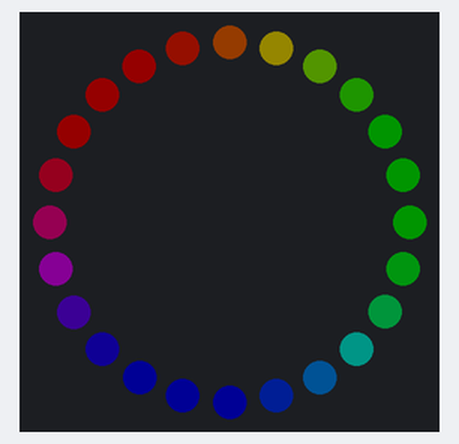
Bench run of a sketch on a simulated Arduino Uno, built with avr-gcc and run on an emulated ATmega328P. On the bench: 24 RGB LEDs in a ring, first at the top, clockwise. Dim RGB values are drawn brighter than linear.

Above: at 1.24 s.
At 3.88 s:
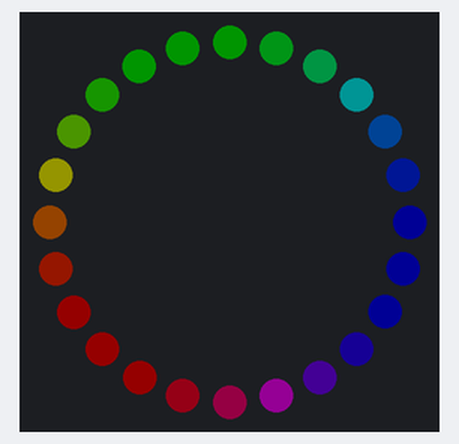
At 5.85 s:
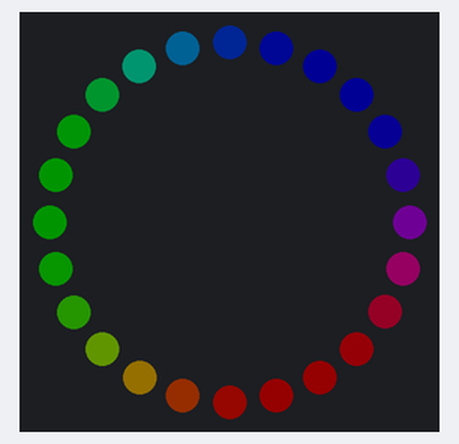
At 10.34 s:
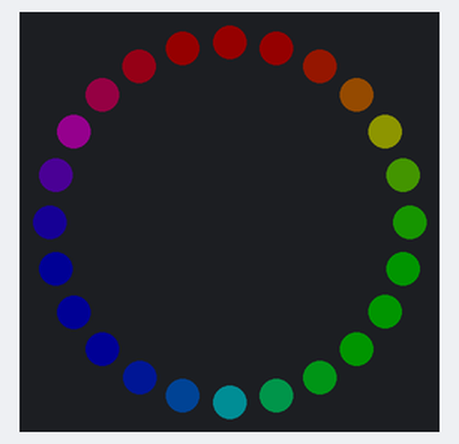
At 19.28 s:
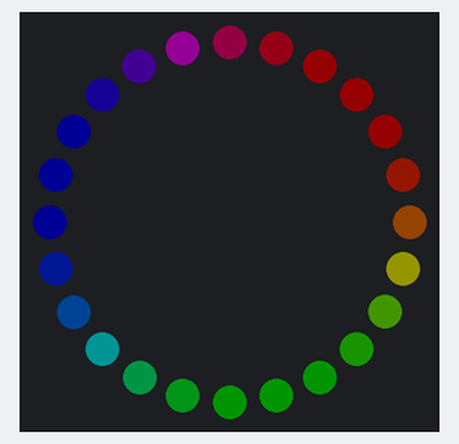
At 37.3 s:
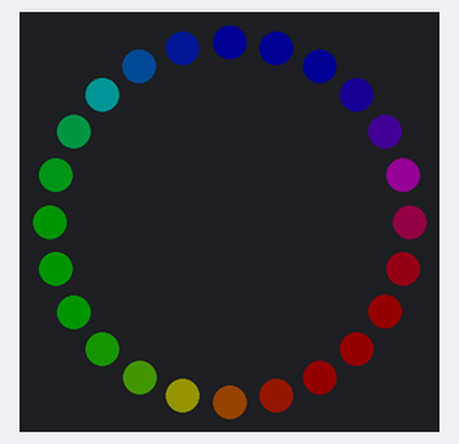

The sketch:

CH_43_02.ino
```cpp
#include <Adafruit_NeoPixel.h>

int PIN = 6;           // 네오픽셀 연결 핀
int NUMPIXELS = 24;       // 픽셀 수
int INTERVAL = 10;      // 색상이 변하는 시간 간격

Adafruit_NeoPixel ring(NUMPIXELS, PIN); // 네오픽셀 객체 생성

void setup() {
  ring.begin();         // 네오픽셀 객체 초기화
  ring.clear();         // 모든 픽셀을 끔
  ring.setBrightness(20);     // 전체적인 밝기 조정 [0 255]
}

void loop() {
  // 시작 픽셀의 색상값을 변경하여 색상이 이동하는 효과를 얻음
  for (uint16_t hue = 0; hue < 65536; hue += 256) {
    rainbow(hue);
    delay(INTERVAL);
  }
}

void rainbow(uint16_t start_hue) {
  // 전체 색상값의 범위를 정해진 픽셀 수에 나누어 표현
  uint16_t hue_step = 65536 / NUMPIXELS;

  for (int n = 0; n < NUMPIXELS; n++) {
    // 65536 이상의 값이 나올 수 있지만, 오버플로에 의해 자동으로 조정된다.
    uint16_t current_hue = hue_step * n + start_hue;
    uint32_t current_color = ring.ColorHSV(current_hue);
    uint32_t corrected_color = ring.gamma32(current_color);

    ring.setPixelColor(n, corrected_color);
  }
  ring.show();
}
```
